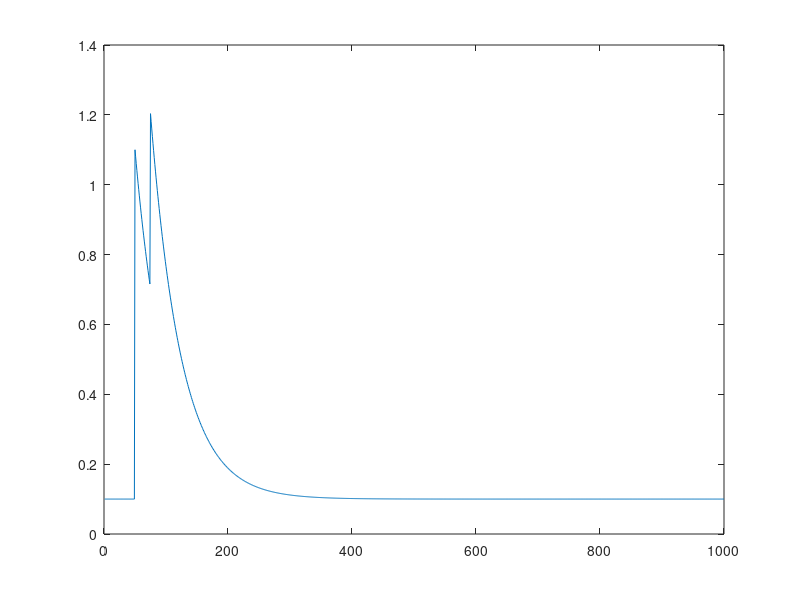

This figure's MATLAB source:
clear all
close all

%creating a calcium kernel
%CaNew = (1 - fr_time./tau).*Ca + (fr_time./tau)Cbaseline + sp_ht.*n_sp;
%%from Vogelstein, Paninski et al, J neurophys; DOI: 10.1152/jn.01073.2009

tau = .5;           %in s
fr_time = .01;       %in s
Cbaseline = .1;
Ca = Cbaseline;
n_frames = 1000;
sp_ht = 1;
saved_Ca = zeros(1, n_frames);
for t_step = 1:n_frames
    if t_step == 50
        n_sp = 1;
    elseif t_step == 75
        n_sp = .5;
    else
        n_sp = 0;
    end
        
    CaNew = ( (1 - fr_time./tau).*Ca) + ( (fr_time./tau).*Cbaseline) + (sp_ht.*n_sp);
    saved_Ca(1, t_step) = CaNew;
    Ca = CaNew;
    
end

plot(saved_Ca);